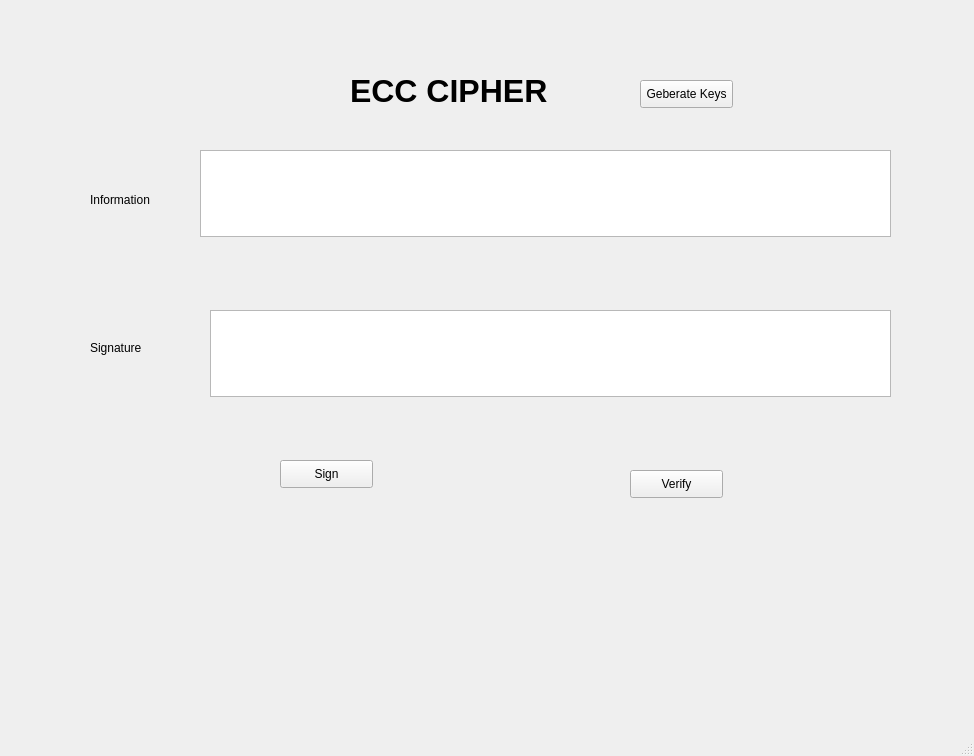
<?xml version="1.0" encoding="UTF-8"?>
<ui version="4.0">
 <class>MainWindow</class>
 <widget class="QMainWindow" name="MainWindow">
  <property name="geometry">
   <rect>
    <x>0</x>
    <y>0</y>
    <width>974</width>
    <height>756</height>
   </rect>
  </property>
  <property name="windowTitle">
   <string>MainWindow</string>
  </property>
  <widget class="QWidget" name="centralwidget">
   <widget class="QPushButton" name="btn_sign">
    <property name="geometry">
     <rect>
      <x>280</x>
      <y>460</y>
      <width>93</width>
      <height>28</height>
     </rect>
    </property>
    <property name="text">
     <string>Sign</string>
    </property>
   </widget>
   <widget class="QLabel" name="label_5">
    <property name="geometry">
     <rect>
      <x>90</x>
      <y>190</y>
      <width>81</width>
      <height>20</height>
     </rect>
    </property>
    <property name="text">
     <string>Information</string>
    </property>
   </widget>
   <widget class="QLabel" name="label_4">
    <property name="geometry">
     <rect>
      <x>90</x>
      <y>340</y>
      <width>55</width>
      <height>16</height>
     </rect>
    </property>
    <property name="text">
     <string>Signature</string>
    </property>
   </widget>
   <widget class="QLabel" name="label">
    <property name="geometry">
     <rect>
      <x>350</x>
      <y>70</y>
      <width>251</width>
      <height>41</height>
     </rect>
    </property>
    <property name="font">
     <font>
      <pointsize>24</pointsize>
      <weight>75</weight>
      <bold>true</bold>
     </font>
    </property>
    <property name="text">
     <string>ECC CIPHER</string>
    </property>
   </widget>
   <widget class="QPlainTextEdit" name="txt_sign">
    <property name="geometry">
     <rect>
      <x>210</x>
      <y>310</y>
      <width>681</width>
      <height>87</height>
     </rect>
    </property>
   </widget>
   <widget class="QPushButton" name="btn_verify">
    <property name="geometry">
     <rect>
      <x>630</x>
      <y>470</y>
      <width>93</width>
      <height>28</height>
     </rect>
    </property>
    <property name="text">
     <string>Verify</string>
    </property>
   </widget>
   <widget class="QPushButton" name="btn_gen_keys">
    <property name="geometry">
     <rect>
      <x>640</x>
      <y>80</y>
      <width>93</width>
      <height>28</height>
     </rect>
    </property>
    <property name="text">
     <string>Geberate Keys</string>
    </property>
   </widget>
   <widget class="QPlainTextEdit" name="txt_info">
    <property name="geometry">
     <rect>
      <x>200</x>
      <y>150</y>
      <width>691</width>
      <height>87</height>
     </rect>
    </property>
   </widget>
  </widget>
  <widget class="QMenuBar" name="menubar">
   <property name="geometry">
    <rect>
     <x>0</x>
     <y>0</y>
     <width>974</width>
     <height>26</height>
    </rect>
   </property>
  </widget>
  <widget class="QStatusBar" name="statusbar"/>
 </widget>
 <resources/>
 <connections/>
</ui>
